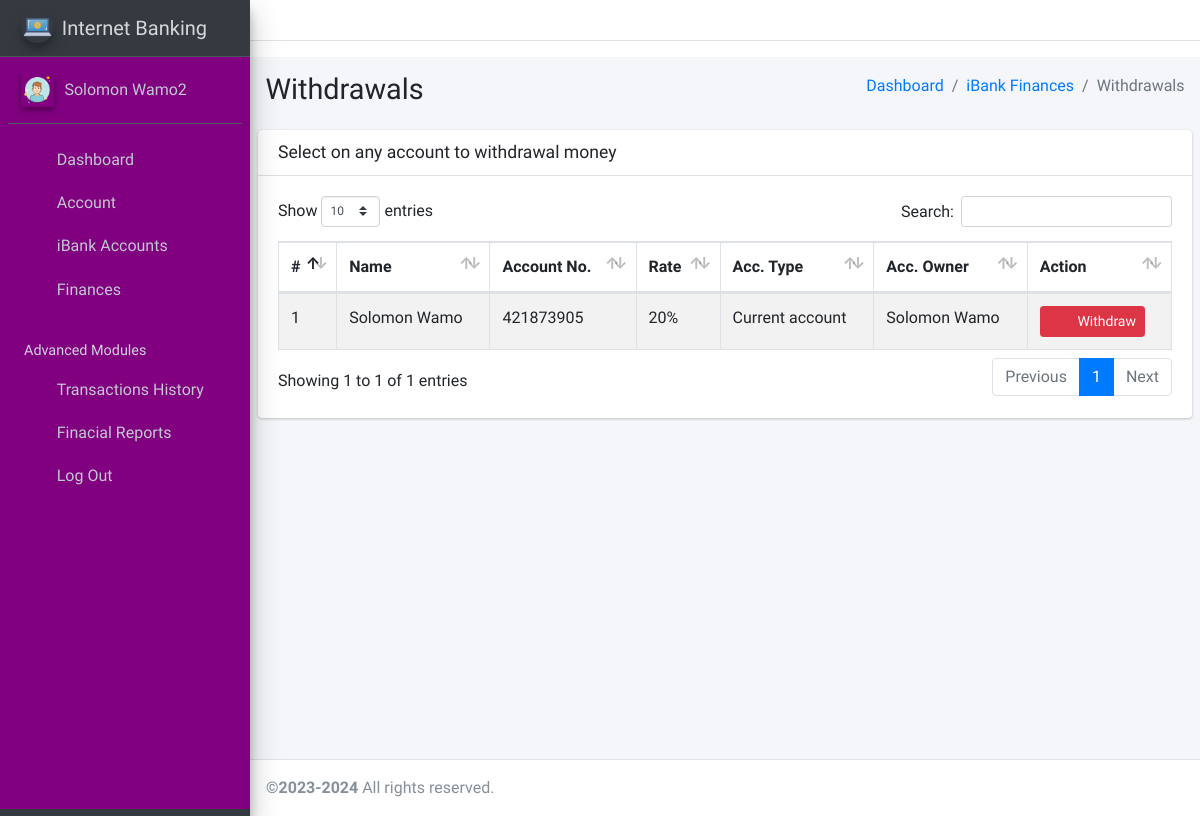
Page /client/pages_withdrawals.php (signed in) on the committed database.
### tables this page shows
CREATE TABLE `ib_systemsettings` (
  `id` int(20) NOT NULL,
  `sys_name` longtext NOT NULL,
  `sys_tagline` longtext NOT NULL,
  `sys_logo` varchar(200) NOT NULL
);

CREATE TABLE `ib_clients` (
  `client_id` int(11) NOT NULL,
  `name` varchar(200) NOT NULL,
  `national_id` varchar(200) NOT NULL,
  `phone` varchar(200) NOT NULL,
  `address` varchar(200) NOT NULL,
  `email` varchar(200) NOT NULL,
  `password` varchar(200) NOT NULL,
  `profile_pic` varchar(200) NOT NULL,
  `client_number` varchar(200) NOT NULL
);

CREATE TABLE `ib_bankaccounts` (
  `account_id` int(20) NOT NULL,
  `acc_name` varchar(200) NOT NULL,
  `account_number` varchar(200) NOT NULL,
  `acc_type` varchar(200) NOT NULL,
  `acc_rates` varchar(200) NOT NULL,
  `acc_status` varchar(200) NOT NULL,
  `acc_amount` varchar(200) NOT NULL,
  `client_id` varchar(200) NOT NULL,
  `client_name` varchar(200) NOT NULL,
  `client_national_id` varchar(200) NOT NULL,
  `client_phone` varchar(200) NOT NULL,
  `client_number` varchar(200) NOT NULL,
  `client_email` varchar(200) NOT NULL,
  `client_adr` varchar(200) NOT NULL,
  `created_at` timestamp(6) NOT NULL DEFAULT CURRENT_TIMESTAMP(6) ON UPDATE CURRENT_TIMESTAMP(6)
);

### client/pages_withdrawals.php (the view, shortened to what this page needs)
<!DOCTYPE html>
<html>
<?php include("dist/_partials/head.php"); ?>
<body class="hold-transition sidebar-mini layout-fixed layout-navbar-fixed">
    <div class="wrapper">
        <?php include("dist/_partials/nav.php"); ?>
        <?php include("dist/_partials/sidebar.php"); ?>
        <div class="content-wrapper">
            <section class="content-header">
                <div class="container-fluid">
                    <div class="row mb-2">
                        <div class="col-sm-6">
                            <h1>Withdrawals</h1>
                        </div>
                        <div class="col-sm-6">
                            <ol class="breadcrumb float-sm-right">
                                <li class="breadcrumb-item"><a href="pages_dashboard.php">Dashboard</a></li>
                                <li class="breadcrumb-item"><a href="pages_deposits">iBank Finances</a></li>
                                <li class="breadcrumb-item active">Withdrawals</li>
                            </ol>
                        </div>
                    </div>
                </div>
            </section>
            <section class="content">
                <div class="row">
                    <div class="col-12">
                        <div class="card">
                            <div class="card-header">
                                <h3 class="card-title">Select on any account to withdrawal money</h3>
                            </div>
                            <div class="card-body">
                                <table id="example1" class="table table-hover table-bordered table-striped">
                                    <thead>
                                        <tr>
                                            <th>#</th>
                                            <th>Name</th>
                                            <th>Account No.</th>
                                            <th>Rate</th>
                                            <th>Acc. Type</th>
                                            <th>Acc. Owner</th>
                                            <th>Action</th>
                                        </tr>
                                    </thead>
                                    <tbody>
                                        <?php
                                        $ret = "SELECT * FROM  ib_bankaccounts ";
                                        $stmt = $mysqli->prepare($ret);
                                        $stmt->execute();
                                        $res = $stmt->get_result();
                                        $cnt = 1;
                                        while ($row = $res->fetch_object()) {
                                        ?>
                                            <tr>
                                                <td><?php echo $cnt; ?></td>
                                                <td><?php echo $row->acc_name; ?></td>
                                                <td><?php echo $row->account_number; ?></td>
                                                <td><?php echo $row->acc_rates; ?>%</td>
                                                <td><?php echo $row->acc_type; ?></td>
                                                <td><?php echo $row->client_name; ?></td>
                                                <td>
                                                    <a class="btn btn-danger btn-sm" href="pages_withdraw_money.php?account_id=<?php echo $row->account_id; ?>&account_number=<?php echo $row->account_number; ?>&client_id=<?php echo $row->client_id; ?>">
                                                        <i class="fas fa-money-bill-alt"></i>
                                                        <i class="fas fa-download"></i>
                                                        Withdraw
                                                    </a>
                                                </td>
                                            </tr>
                                        <?php $cnt = $cnt + 1;
                                        } ?>
                                </table>
                            </div>
                        </div>
                    </div>
                </div>
            </section>
        </div>
        <?php include("dist/_partials/footer.php"); ?>
    </div>
</body>
</html>

### client/dist/_partials/sidebar.php (shortened to what this page needs)
<aside class="main-sidebar sidebar-dark-primary elevation-4">
  <?php
  $client_id = $_SESSION['client_id'];
  $ret = "SELECT * FROM  ib_clients  WHERE client_id = ? ";
  $stmt = $mysqli->prepare($ret);
  $stmt->bind_param('i', $client_id);
  $stmt->execute();
  $res = $stmt->get_result();
  while ($row = $res->fetch_object()) {
      $profile_picture = "<img src='../admin/dist/img/user_icon.png' class=' elevation-2' alt='User Image'>
                ";
    $ret = "SELECT * FROM `ib_systemsettings` ";
    $stmt = $mysqli->prepare($ret);
    $stmt->execute();
    $res = $stmt->get_result();
    while ($sys = $res->fetch_object()) {
  ?>
      <a href="pages_dashboard.php" class="brand-link">
        <img src="../admin/dist/img/<?php echo $sys->sys_logo;?>" alt="iBanking Logo" class="brand-image img-circle elevation-3" style="opacity: .8">
        <span class="brand-text font-weight-light"><?php echo $sys->sys_name;?></span>
      </a>
      <div class="sidebar" style="background-color: purple;">
        <div class="user-panel mt-3 pb-3 mb-3 d-flex">
          <div class="image">
            <?php echo $profile_picture; ?>
          </div>
          <div class="info">
            <a href="#" class="d-block"><?php echo $row->name; ?></a>
          </div>
        </div>
        <nav class="mt-2">
          <ul class="nav nav-pills nav-sidebar flex-column" data-widget="treeview" role="menu" data-accordion="false">
            <li class="nav-item has-treeview">
              <a href="pages_dashboard.php" class="nav-link">
                <i class="nav-icon fas fa-tachometer-alt"></i>
                <p>
                  Dashboard
                </p>
              </a>
            </li>
            <li class="nav-item">
              <a href="pages_account.php" class="nav-link">
                <i class="nav-icon fas fa-user-tie"></i>
                <p>
                  Account
                </p>
              </a>
            </li>
            <li class="nav-item has-treeview">
              <a href="#" class="nav-link">
                <i class="nav-icon fas fa-briefcase"></i>
                <p>
                  iBank Accounts
                  <i class="fas fa-angle-left right"></i>
                </p>
              </a>
            </li>
            <li class="nav-item has-treeview">
              <a href="#" class="nav-link">
                <i class="nav-icon fas fa-dollar-sign"></i>
                <p>
                  Finances
                  <i class="fas fa-angle-left right"></i>
                </p>
              </a>
            </li>
            <li class="nav-header">Advanced Modules</li>
            <li class="nav-item">
              <a href="pages_transactions_engine.php" class="nav-link">
                <i class="nav-icon fas fa-exchange-alt"></i>
                <p>
                  Transactions History
                </p>
              </a>
            </li>
            <li class="nav-item has-treeview">
              <a href="#" class="nav-link">
                <i class="nav-icon fas fa-file-invoice-dollar"></i>
                <p>
                  Finacial Reports
                  <i class="fas fa-angle-left right"></i>
                </p>
              </a>
            </li>
            <li class="nav-item">
              <a href="pages_logout.php" class="nav-link">
                <i class="nav-icon fas fa-power-off"></i>
                <p>
                  Log Out
                </p>
              </a>
            </li>
          </ul>
        </nav>
      </div>
</aside>
<?php
    }
  } ?>

### client/dist/_partials/footer.php (shortened to what this page needs)
<?php
$sel = "SELECT * FROM `ib_systemsettings`";
$stmt = $mysqli->prepare($sel);
$stmt->execute();
$res = $stmt->get_result();
while ($sys = $res->fetch_object()) {
    ?>
<footer class = "main-footer">
    <strong>&copy;2023-<?php echo date('Y');?></strong>
    All rights reserved.
</footer>
<?php } ?>

### rows in the picture
ib_clients: name "Solomon Wamo2"
ib_systemsettings: sys_logo (picture), sys_name "Internet Banking"
ib_bankaccounts: acc_name "Solomon Wamo", account_number "421873905", acc_rates "20", acc_type "Current account", client_name "Solomon Wamo"
